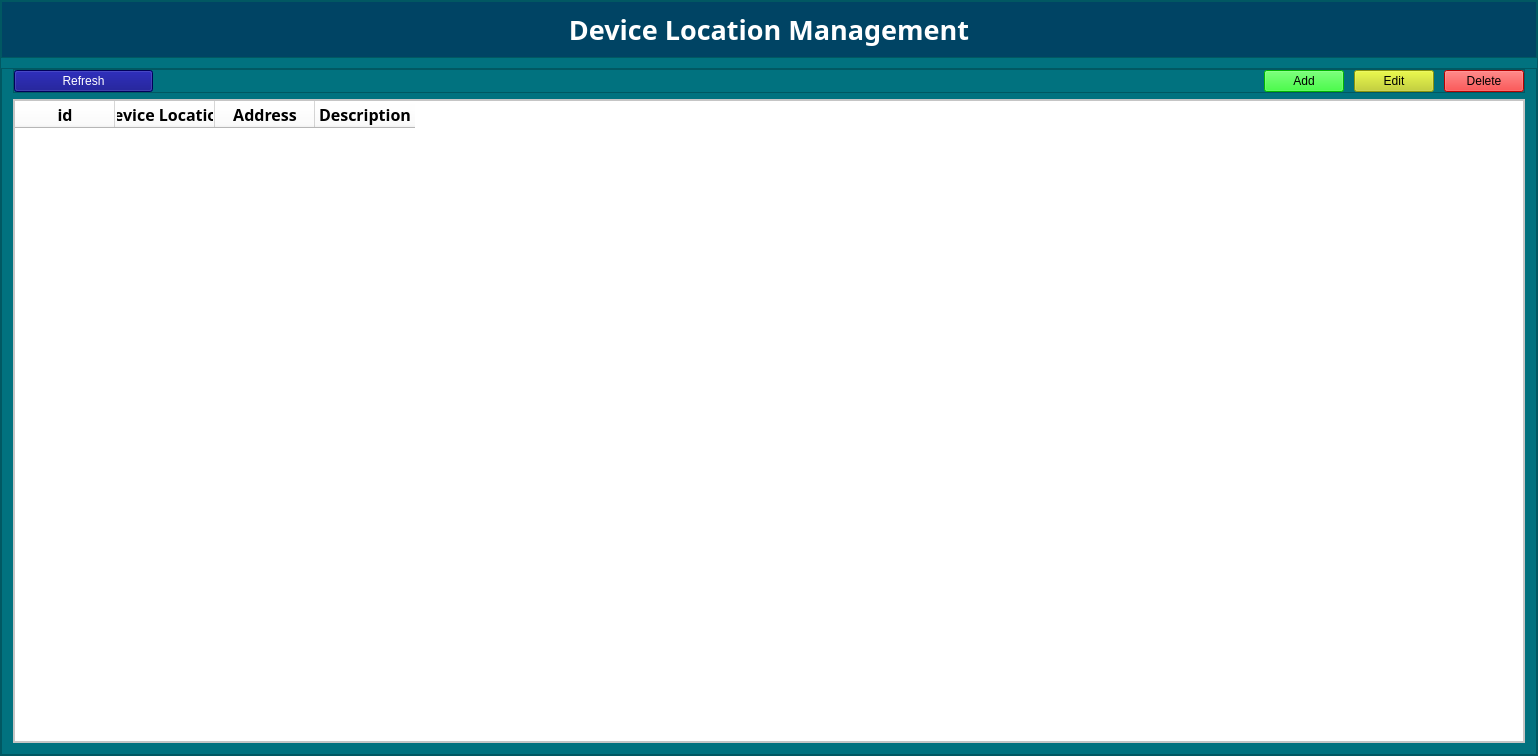
<?xml version="1.0" encoding="UTF-8"?>
<ui version="4.0">
 <class>frm_device_location</class>
 <widget class="QWidget" name="frm_device_location">
  <property name="geometry">
   <rect>
    <x>0</x>
    <y>0</y>
    <width>1538</width>
    <height>756</height>
   </rect>
  </property>
  <property name="windowTitle">
   <string>Form device location</string>
  </property>
  <layout class="QVBoxLayout" name="verticalLayout" stretch="0">
   <property name="spacing">
    <number>0</number>
   </property>
   <property name="leftMargin">
    <number>0</number>
   </property>
   <property name="topMargin">
    <number>0</number>
   </property>
   <property name="rightMargin">
    <number>0</number>
   </property>
   <property name="bottomMargin">
    <number>0</number>
   </property>
   <item>
    <widget class="QFrame" name="frame_main">
     <property name="font">
      <font>
       <family>Phetsarath OT</family>
       <pointsize>18</pointsize>
       <weight>50</weight>
       <italic>false</italic>
       <bold>false</bold>
      </font>
     </property>
     <property name="styleSheet">
      <string notr="true">font: 18pt &quot;Phetsarath OT&quot;;
background-color: rgb(1, 114, 127);</string>
     </property>
     <property name="frameShape">
      <enum>QFrame::StyledPanel</enum>
     </property>
     <property name="frameShadow">
      <enum>QFrame::Raised</enum>
     </property>
     <layout class="QGridLayout" name="gridLayout" rowstretch="0,0,10" rowminimumheight="1,1,10">
      <property name="leftMargin">
       <number>0</number>
      </property>
      <property name="topMargin">
       <number>0</number>
      </property>
      <property name="rightMargin">
       <number>0</number>
      </property>
      <property name="bottomMargin">
       <number>0</number>
      </property>
      <property name="horizontalSpacing">
       <number>0</number>
      </property>
      <property name="verticalSpacing">
       <number>10</number>
      </property>
      <item row="0" column="0" rowspan="2">
       <widget class="QFrame" name="frame_3">
        <property name="frameShape">
         <enum>QFrame::StyledPanel</enum>
        </property>
        <property name="frameShadow">
         <enum>QFrame::Raised</enum>
        </property>
        <layout class="QGridLayout" name="gridLayout_5">
         <property name="leftMargin">
          <number>0</number>
         </property>
         <property name="topMargin">
          <number>0</number>
         </property>
         <property name="rightMargin">
          <number>0</number>
         </property>
         <property name="bottomMargin">
          <number>0</number>
         </property>
         <item row="0" column="0">
          <widget class="QWidget" name="widget_4" native="true">
           <property name="font">
            <font>
             <family>Phetsarath OT</family>
             <pointsize>18</pointsize>
             <weight>50</weight>
             <italic>false</italic>
             <bold>false</bold>
            </font>
           </property>
           <property name="styleSheet">
            <string notr="true">background-color: rgb(0, 68, 100);</string>
           </property>
           <layout class="QGridLayout" name="gridLayout_4">
            <item row="0" column="0">
             <widget class="QLabel" name="label">
              <property name="font">
               <font>
                <family>Phetsarath OT</family>
                <pointsize>20</pointsize>
                <weight>75</weight>
                <italic>false</italic>
                <bold>true</bold>
               </font>
              </property>
              <property name="layoutDirection">
               <enum>Qt::LeftToRight</enum>
              </property>
              <property name="styleSheet">
               <string notr="true">font: bold 20pt &quot;Phetsarath OT&quot;;
color: rgb(255, 255, 255);</string>
              </property>
              <property name="text">
               <string>Device Location Management</string>
              </property>
              <property name="alignment">
               <set>Qt::AlignCenter</set>
              </property>
             </widget>
            </item>
           </layout>
          </widget>
         </item>
        </layout>
       </widget>
      </item>
      <item row="2" column="0">
       <widget class="QFrame" name="frame_4">
        <property name="frameShape">
         <enum>QFrame::StyledPanel</enum>
        </property>
        <property name="frameShadow">
         <enum>QFrame::Raised</enum>
        </property>
        <layout class="QVBoxLayout" name="verticalLayout_2">
         <property name="leftMargin">
          <number>11</number>
         </property>
         <property name="topMargin">
          <number>0</number>
         </property>
         <property name="rightMargin">
          <number>11</number>
         </property>
         <property name="bottomMargin">
          <number>11</number>
         </property>
         <item>
          <widget class="QFrame" name="frame">
           <property name="frameShape">
            <enum>QFrame::StyledPanel</enum>
           </property>
           <property name="frameShadow">
            <enum>QFrame::Raised</enum>
           </property>
           <layout class="QGridLayout" name="gridLayout_2" columnstretch="0,10,5,0,0">
            <property name="leftMargin">
             <number>0</number>
            </property>
            <property name="topMargin">
             <number>0</number>
            </property>
            <property name="rightMargin">
             <number>0</number>
            </property>
            <property name="bottomMargin">
             <number>0</number>
            </property>
            <property name="spacing">
             <number>0</number>
            </property>
            <item row="0" column="3">
             <widget class="QWidget" name="widget" native="true">
              <layout class="QGridLayout" name="gridLayout_3">
               <property name="leftMargin">
                <number>0</number>
               </property>
               <property name="topMargin">
                <number>0</number>
               </property>
               <property name="rightMargin">
                <number>0</number>
               </property>
               <property name="bottomMargin">
                <number>0</number>
               </property>
               <property name="horizontalSpacing">
                <number>10</number>
               </property>
               <property name="verticalSpacing">
                <number>0</number>
               </property>
               <item row="0" column="1">
                <widget class="QPushButton" name="btn_Edit">
                 <property name="styleSheet">
                  <string notr="true">background-color: rgb(193, 209, 17);</string>
                 </property>
                 <property name="text">
                  <string>Edit</string>
                 </property>
                </widget>
               </item>
               <item row="0" column="0">
                <widget class="QPushButton" name="btn_Add">
                 <property name="styleSheet">
                  <string notr="true">background-color: rgb(0, 255, 0);</string>
                 </property>
                 <property name="text">
                  <string>Add</string>
                 </property>
                </widget>
               </item>
               <item row="0" column="2">
                <widget class="QPushButton" name="btn_Delete">
                 <property name="styleSheet">
                  <string notr="true">background-color: rgb(255, 0, 0);</string>
                 </property>
                 <property name="text">
                  <string>Delete</string>
                 </property>
                </widget>
               </item>
              </layout>
             </widget>
            </item>
            <item row="0" column="4">
             <widget class="QWidget" name="widget_3" native="true"/>
            </item>
            <item row="0" column="1">
             <widget class="QWidget" name="widget_2" native="true">
              <layout class="QHBoxLayout" name="horizontalLayout" stretch="2,8,2">
               <property name="spacing">
                <number>0</number>
               </property>
               <property name="leftMargin">
                <number>0</number>
               </property>
               <property name="topMargin">
                <number>0</number>
               </property>
               <property name="rightMargin">
                <number>0</number>
               </property>
               <property name="bottomMargin">
                <number>0</number>
               </property>
               <item>
                <widget class="QWidget" name="widget_5" native="true">
                 <layout class="QGridLayout" name="gridLayout_7">
                  <property name="leftMargin">
                   <number>0</number>
                  </property>
                  <property name="topMargin">
                   <number>0</number>
                  </property>
                  <property name="rightMargin">
                   <number>0</number>
                  </property>
                  <property name="bottomMargin">
                   <number>0</number>
                  </property>
                  <property name="spacing">
                   <number>0</number>
                  </property>
                  <item row="0" column="0">
                   <widget class="QPushButton" name="btn_refresh">
                    <property name="styleSheet">
                     <string notr="true">background-color: rgb(0, 255, 0);
color: rgb(255, 255, 255);
background-color: rgb(0, 0, 127);</string>
                    </property>
                    <property name="text">
                     <string>Refresh</string>
                    </property>
                   </widget>
                  </item>
                 </layout>
                </widget>
               </item>
               <item>
                <widget class="QWidget" name="widget_6" native="true"/>
               </item>
               <item>
                <widget class="QWidget" name="widget_7" native="true">
                 <widget class="QLabel" name="lbl_did">
                  <property name="geometry">
                   <rect>
                    <x>20</x>
                    <y>10</y>
                    <width>81</width>
                    <height>41</height>
                   </rect>
                  </property>
                  <property name="styleSheet">
                   <string notr="true">color: rgb(1, 114, 127);
color: rgb(255, 0, 0);</string>
                  </property>
                  <property name="text">
                   <string/>
                  </property>
                 </widget>
                </widget>
               </item>
              </layout>
             </widget>
            </item>
           </layout>
          </widget>
         </item>
         <item>
          <widget class="QFrame" name="frame_2">
           <property name="styleSheet">
            <string notr="true">background-color: rgb(255, 255, 255);
color: rgb(0, 0, 0);</string>
           </property>
           <property name="frameShape">
            <enum>QFrame::StyledPanel</enum>
           </property>
           <property name="frameShadow">
            <enum>QFrame::Raised</enum>
           </property>
           <layout class="QGridLayout" name="gridLayout_6">
            <property name="leftMargin">
             <number>0</number>
            </property>
            <property name="topMargin">
             <number>0</number>
            </property>
            <property name="rightMargin">
             <number>0</number>
            </property>
            <property name="bottomMargin">
             <number>0</number>
            </property>
            <property name="spacing">
             <number>0</number>
            </property>
            <item row="0" column="0">
             <widget class="QTableWidget" name="tb_show">
              <property name="font">
               <font>
                <family>Phetsarath OT</family>
                <pointsize>18</pointsize>
                <weight>50</weight>
                <italic>false</italic>
                <bold>false</bold>
               </font>
              </property>
              <property name="styleSheet">
               <string notr="true">color: rgb(0, 0, 0);
background-color: rgb(255, 255, 255);</string>
              </property>
              <column>
               <property name="text">
                <string>id</string>
               </property>
               <property name="font">
                <font>
                 <family>Phetsarath OT</family>
                 <pointsize>12</pointsize>
                 <weight>75</weight>
                 <bold>true</bold>
                </font>
               </property>
              </column>
              <column>
               <property name="text">
                <string>Device Location</string>
               </property>
               <property name="font">
                <font>
                 <family>Phetsarath OT</family>
                 <pointsize>12</pointsize>
                 <weight>75</weight>
                 <bold>true</bold>
                </font>
               </property>
              </column>
              <column>
               <property name="text">
                <string>Address</string>
               </property>
               <property name="font">
                <font>
                 <family>Phetsarath OT</family>
                 <pointsize>12</pointsize>
                 <weight>75</weight>
                 <bold>true</bold>
                </font>
               </property>
              </column>
              <column>
               <property name="text">
                <string>Description</string>
               </property>
               <property name="font">
                <font>
                 <family>Phetsarath OT</family>
                 <pointsize>12</pointsize>
                 <weight>75</weight>
                 <bold>true</bold>
                </font>
               </property>
              </column>
             </widget>
            </item>
           </layout>
          </widget>
         </item>
        </layout>
       </widget>
      </item>
     </layout>
    </widget>
   </item>
  </layout>
 </widget>
 <resources/>
 <connections/>
</ui>
